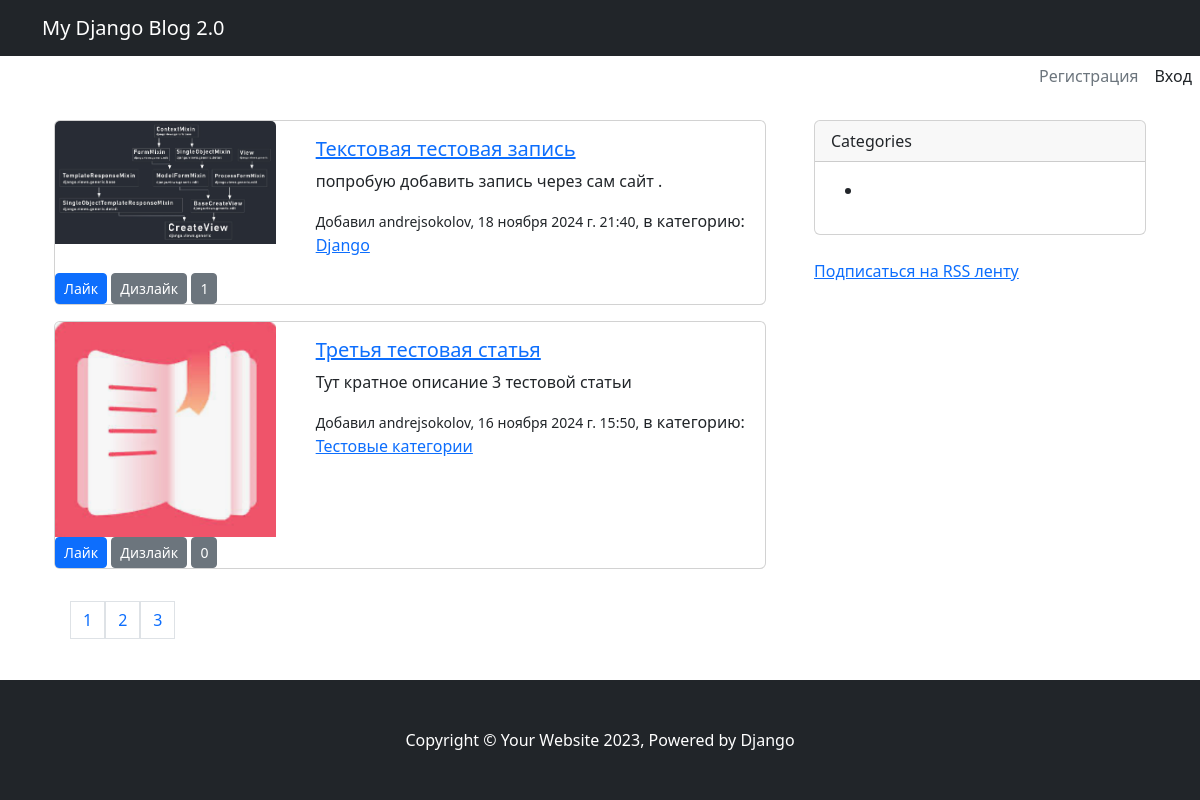
The page / on the database its author committed.
### apps/blog/models.py (models this page shows, shortened)
class Post(models.Model):
    STATUS_OPTIONS = (
                ('published', 'Опубликовано'),
                ('draft', 'Черновик')
                )
    title = models.CharField(verbose_name ='Название записи', max_length=255)
    slug = models.SlugField(verbose_name='URL', max_length=255, blank=True)
    description = models.TextField(verbose_name='Краткое описание', max_length=500)
    text = models.TextField(verbose_name= "Полный текст записи")
    category = TreeForeignKey('Category', on_delete=models.PROTECT, related_name='posts', verbose_name='Категория')
    thumbnail = models.ImageField(default='default.jpg',
        verbose_name='Изображение записи',
        blank=True,
        upload_to='images/thumbnails/%Y/%m/%d/',
        validators=[FileExtensionValidator(allowed_extensions=('png', 'jpg', 'webp', 'jpeg', 'gif'))]
    )
    status = models.CharField(verbose_name="Статус записи", choices=STATUS_OPTIONS, default='published', max_length=10)
    create = models.DateTimeField(auto_now_add=True, verbose_name="Время добавления")
    update = models.DateTimeField(auto_now=True, verbose_name='Время обновления')
    author = models.ForeignKey(to=User, verbose_name='Автор', on_delete=models.SET_DEFAULT, related_name='author_posts', default=1)
    updater = models.ForeignKey(to=User, verbose_name="Обновил", on_delete=models.SET_NULL, null = True, related_name="updater_posts", blank =True)
    fixed = models.BooleanField(verbose_name="Прикреплено", default=False)
    objects = models.Manager()
    custom = PostManager()
    tags = TaggableManager()
    class Meta:
        db_table = 'blog_post'
        ordering = ['-fixed', '-create']
        indexes = [models.Index(fields=['-fixed', '-create', 'status'])]
        verbose_name = 'Статья'
        verbose_name_plural = 'Статьи'
    def get_absolute_url(self):
        return reverse('post_detail', kwargs={'slug': self.slug})
    def get_sum_rating(self):
        return sum([rating.value for rating in self.ratings.all()])

class Category(MPTTModel):
    title = models.CharField(verbose_name='Название категории', max_length=255)
    slug = models.SlugField(verbose_name="URL категории", blank=True, max_length=255)
    description = models.TextField(verbose_name='Описание категории', max_length=300)
    parent = TreeForeignKey(
        'self',
        on_delete=models.CASCADE,
        null=True,
        blank=True,
        db_index=True,
        related_name='children',
        verbose_name='Родительская категория'
    )
    class MPTTMeta:
        order_insertion_by = ('title',)
    class Meta:
        verbose_name = 'Категория'
        verbose_name_plural = 'Категории'
        db_table = 'app_categories'
    def get_absolute_url(self):
        return reverse('post_by_category', kwargs={'slug': self.slug})

class Rating(models.Model):
    post = models.ForeignKey(to=Post, verbose_name='Запись',on_delete=models.CASCADE, related_name='ratings' )
    user = models.ForeignKey(to=User, verbose_name='Пользователь', on_delete=models.CASCADE, blank=True, null = True)
    value = models.IntegerField(verbose_name='Значение', choices=[(1, 'Нравится'),(-1, 'Не нравится')])
    time_create = models.DateTimeField(verbose_name='Время добавления', auto_now_add=True)
    ip_address = models.GenericIPAddressField(verbose_name='Ip адрес')
    class Meta:
        unique_together = ('post', 'ip_address')
        ordering  = ['-time_create']
        indexes =  [models.Index(fields=['-time_create', 'value'])]
        verbose_name = 'Рейтинг'
        verbose_name_plural = 'Рейтинги'

### apps/blog/views.py (the view)
# urls.py: path('', PostListView.as_view(), name='home'),
class PostListView(ListView):
    model = Post
    template_name = 'blog/post_list.html'
    context_object_name = 'posts'
    paginate_by=2
    queryset = Post.custom.all()
    def get_context_data(self, **kwargs):
        context = super().get_context_data(**kwargs)
        context['title'] = 'Главная страница'
        return context

### templates/blog/post_list.html (shortened to what this page needs)
{% extends 'main.html' %}
{% block content %}
    {% load static %}
    {% for post in posts %}
        <div class="card mb-3">
            <div class="row">
                <div class="col-4">
                    <img src="{{ post.thumbnail.url }}" class="card-img-top" alt="{{ post.title }}">
                </div>
                <div class="col-8">
                    <div class="card-body">
                        <h5 class="card-title">
                            <a href="{{ post.get_absolute_url }}">{{ post.title }}</a>
                        </h5>
                        <p class="card-text">{{ post.description|safe }}</p>
                        <small>Добавил {{ post.author.username }}, {{ post.create }},</small>
                        в категорию: <a href="{{ post.category.get_absolute_url }}">{{ post.category.title }}</a>
                    </div>
                </div>
                <div class="rating-buttons">
                    <button class="btn btn-sm btn-primary" data-post="{{ post.id }}" data-value="1">Лайк</button>
                    <button class="btn btn-sm btn-secondary" data-post="{{ post.id }}" data-value="-1">Дизлайк
                    </button>
                    <button class="btn btn-sm btn-secondary rating-sum">{{ post.get_sum_rating }}</button>
                </div>
            </div>
        </div>
    {% endfor %}
{% endblock %}

### templates/main.html (shortened to what this page needs)
{% load static %}
<!DOCTYPE html>
<html lang="ru">
<head>
    <link href="https://cdn.jsdelivr.net/npm/bootstrap@5.3.2/dist/css/bootstrap.min.css" rel="stylesheet"
>
</head>
<body class="d-flex flex-column min-vh-100">
{% include 'header.html' %}
<div class="container">
    <div class="row">
        <div class="col-lg-8 p-4">
            {% block content %}
            {% endblock %}
            {% include 'pagination.html' %}
        </div>
        <div class="col-4 p-4">
            {% include 'sidebar.html' %}
        </div>
    </div>
</div>
{% include 'footer.html' %}
</body>
</html>

### templates/header.html
<nav class="navbar navbar-expand-lg navbar-dark bg-dark">
    <div class="container">
        <a class="navbar-brand" href="/">My Django Blog 2.0</a>
        </div>
</nav>
<div class='d-flex justify-content-end '>
            {% if request.user.is_authenticated %}
        <div class="dropdown text-end">
          <a href="#" class="d-block link-dark text-decoration-none dropdown-toggle" data-bs-toggle="dropdown" aria-expanded="false">
            {{ request.user }}
          </a>
          <ul class="dropdown-menu text-small">
            <li><a class="dropdown-item" href="{% url 'post_create' %}">Добавить статью</a></li>
            <li><a class="dropdown-item" href="{% url 'profile_detail' request.user.profile.slug %}">Мой профиль</a></li>
            <li><hr class="dropdown-divider"></li>
            <li>
                    <form action="{% url 'logout' %}" method="post">{% csrf_token %}
                        <a href="#" class="dropdown-item" onclick="parentNode.submit();">Log Out</a>
                    </form>
            </li>
          </ul>
        </div>
        {% else %}
            <ul class="nav ">
              <li><a href="{% url 'register' %}" class="nav-link px-2 link-secondary">Регистрация</a></li>
              <li><a href="{% url 'login' %}" class="nav-link px-2 link-dark">Вход</a></li>
            </ul>
        {% endif %}
</div>

### templates/pagination.html
{% if is_paginated %}
    <div class="pagination p-3">
    {% for page_number in page_obj.paginator.get_elided_page_range %}
        {% if page_number == page_obj.paginator.ELLIPSIS %}
            {{page_number}}
        {% else %}
            <a href="?page={{ page_number }}" class="page-link">
                {{page_number}}
            </a>
        {% endif %}
    {% endfor %}
    </div>
{%endif%}

### templates/sidebar.html (shortened to what this page needs)
{% load mptt_tags %}
<div class="card mb-4">
    <div class="card-header">Categories</div>
    <div class="card-body ">
        {% full_tree_for_model blog.Category as categories %}
        <ul>
            {% recursetree categories %}
                <li>
                </li>
            {% endrecursetree %}
        </ul>
    </div>
</div>
<a href="{% url 'latest_post_feed' %}">Подписаться на RSS ленту</a>

### templates/footer.html
<footer class="py-5 bg-dark mt-2 mt-auto">
    <div class="container"><p class="m-0 text-center text-white">Copyright &copy; Your Website 2023, Powered by
        Django</p></div>
</footer>

### rows shown on the page
Post: thumbnail (picture), title "Текстовая тестовая запись", description "попробую добавить запись через сам сайт .", author.username "andrejsokolov", create "18 ноября 2024 г. 21:40", category "Django", get_sum_rating "1"
Post: thumbnail (picture), title "Третья тестовая статья", description "Тут кратное описание 3 тестовой статьи", author.username "andrejsokolov", create "16 ноября 2024 г. 15:50", category "Тестовые категории", get_sum_rating "0"

### other values the page prints
{{ page_number }} "1" "2" "3"
